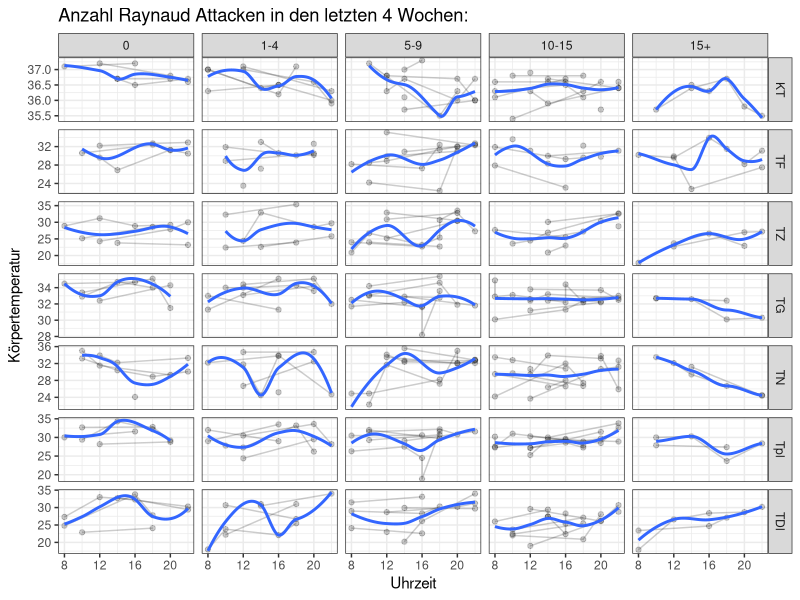
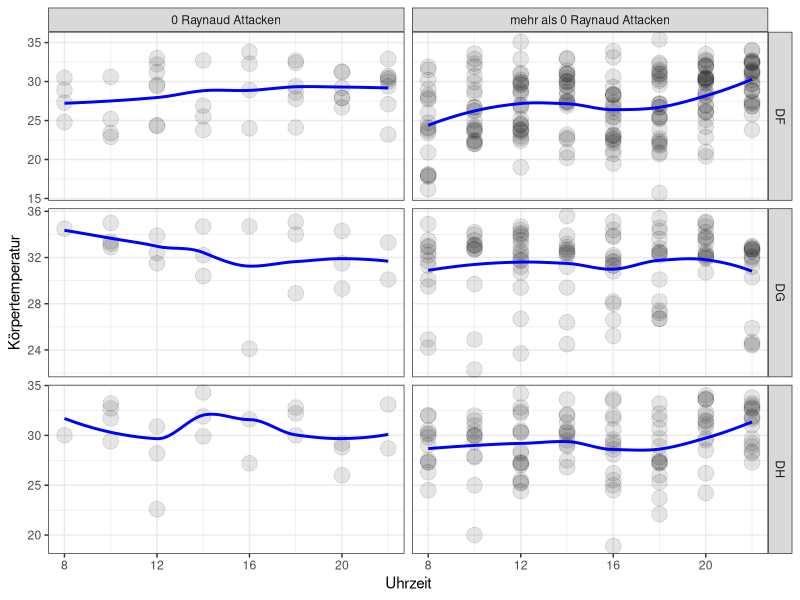
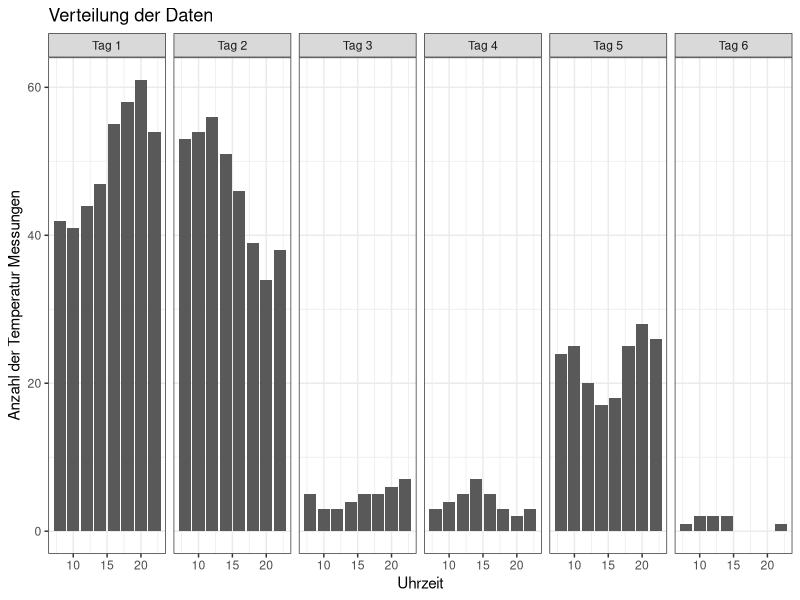

These figures' R source, in order:
## ---- chunk 1
knitr::opts_chunk$set(echo = TRUE)
library(tidyverse)
library(ggplot2)
## ---- chunk 2
#########Style-Guide##########
#'Verwende für den Einzug in der Regel zwei Leerzeichen pro Ebene.
#'
#'Setze Leerzeichen um Zuweisungen, Operatoren und nach Kommas, aber nicht vor.
#'
#'Verwende sinnvolle und beschreibende Namen für Variablen, Funktionen und Objekte.
#'
#'Vermeide Einzelbuchstaben oder Abkürzungen in Variablennamen, es sei denn, sie sind allgemein verständlich.
#'
#' CamelCase für Variablen 
#' 
#' Verwende für den Einzug in der Regel tabular pro Ebene.
#' 
#' Verwende den R-Standard # für Einzeilige Kommentare und #' für Dokumentationskommentare.
#' 
#' Begrenze die Zeilenlänge auf etwa 80 bis 100 Zeichen, um den Code lesbar zu halten. Verwende Zeilenumbrüche, um lange Zeilen aufzuteilen.
#' 
#' Verwende library() zum Laden von Paketen am Anfang deines Skripts oder deiner Funktion.
#' 
#' Vermeide das harte Codieren von Zahlen oder Dateipfaden. Verwende stattdessen Variablen oder Konstanten.
## ---- chunk 3
Daten <- read_csv("Daten.csv")
# this code chunk formats all hourly data into long format


Daten_longer <- Daten %>% rename("AT 20" = "A 20","AT 22" = "A 22") %>% rename("Notizen" = ...163)%>% 
  mutate(across(matches(".*[0-9]+.*"), as.numeric)) %>% # all columns to numeric
  mutate(across(matches(".*[0-9]+.*"), function(x) {ifelse(x < -50, NA, x)})) %>% # all negative values to NA
  pivot_longer(
    cols = matches(".*[0-9]+.*"), # columns to pivot
    names_to = c("bodypart", "hour"), # new column names, ATTENTION: bodypart contains things like clothing etc.
    names_pattern = "(.*\\D)(\\d{1,2})$", # pattern to separate the original column names
    values_to = "temperatur" # new column name for the values
  ) %>% mutate(hour = as.numeric(hour)) %>%
  mutate(bodypart = gsub(" ","",bodypart)) # remove spaces in bodypart
  
all_bodyparts <- c("TDl", "TDr", "KT", "Tpl", "Tpr", "TF", "TG", "TN", "TZ")
Daten_longer_only_bodypart <- Daten_longer %>% filter(bodypart == all_bodyparts) # only bodypart

Daten_longer_only_bodypart$`Anzahl Raynaud Attacken` <- factor(Daten_longer_only_bodypart$`Anzahl Raynaud Attacken`,levels = c("0","<5","<10",">10",">15",">20"))
Daten_longer_only_bodypart <- Daten_longer_only_bodypart %>% drop_na(contains("Anzahl Raynaud"))

all_bodyparts_by_attacks <- Daten_longer_only_bodypart %>% filter(bodypart != "KT",Raynaud == 0)


all_bodyparts_by_attacks <-
  mutate(
    all_bodyparts_by_attacks,
    bodypart = ifelse(
      bodypart == "TN" | bodypart == "TG",
      "DG",
      bodypart
    ))
all_bodyparts_by_attacks <-
  mutate(
    all_bodyparts_by_attacks,
    bodypart = ifelse(
      bodypart == "Tpl" | bodypart == "Tpr",
      "DH",
      bodypart
    ))
all_bodyparts_by_attacks <-
  mutate(
    all_bodyparts_by_attacks,
    bodypart = ifelse(
      bodypart == "TZ" | bodypart == "TF" | bodypart == "TDl" | bodypart == "TDr",
      "DF",
      bodypart
    ))
all_bodyparts_by_attacks <- all_bodyparts_by_attacks %>%
  mutate(
    all_bodyparts_by_attacks,
    `Anzahl Raynaud Attacken` = ifelse(
      `Anzahl Raynaud Attacken` == "0",
      "0 Raynaud Attacken",
      "mehr als 0 Raynaud Attacken"
    ))

all_bodyparts_by_attacks$`Anzahl Raynaud Attacken` <-
  factor(all_bodyparts_by_attacks$`Anzahl Raynaud Attacken`,
         levels = c("0 Raynaud Attacken", "mehr als 0 Raynaud Attacken"))


Daten_longer_only_bodypart <- Daten_longer_only_bodypart %>%
  mutate(
    `Anzahl Raynaud Attacken` = ifelse(
      `Anzahl Raynaud Attacken` == ">15" | `Anzahl Raynaud Attacken` == ">20",
      ">15",
     `Anzahl Raynaud Attacken`
    ))



Daten_longer_only_bodypart$`Anzahl Raynaud Attacken` <- factor(Daten_longer_only_bodypart$`Anzahl Raynaud Attacken`,levels = c(1,2,3,4,">15"), labels = c("0","1-4","5-9","10-15","15+"))


Daten_longer_only_bodypart$bodypart <- factor(Daten_longer_only_bodypart$bodypart,levels = c("KT","TF","TZ","TG","TN","Tpl","TDl","TDr","Tpr"))
## ---- chunk 4
all_bodyparts_by_attacks_pl <- all_bodyparts_by_attacks %>%
  ggplot(aes(x = hour, y = temperatur)) +
  geom_point(alpha = 0.1, size = 5) +
  facet_grid(
    rows = vars(bodypart),
    cols = vars(`Anzahl Raynaud Attacken`),
    scales = "free"
  ) +
  theme_bw() +
  labs(x = "Uhrzeit", y = "Körpertemperatur") +
  #stat_summary(fun = mean, geom = "point", shape = 1, size = 3, color = "red") +
  geom_smooth(
    method = "loess",
    se = FALSE,
    color = "blue",
    size = 1
  )



all_bodyparts_plot <-
  Daten_longer_only_bodypart  %>% filter(Raynaud == 0, bodypart != "Tpr", bodypart != "TDr") %>% 
  ggplot(aes(x = hour, y = temperatur)) +
  geom_line(aes(group = Patientennummer), alpha = 0.2) +
  geom_point(alpha = 0.2) +
  facet_grid(
    rows = vars(bodypart),
    cols = vars(`Anzahl Raynaud Attacken`),
    scales = "free"
  ) +
  theme_bw() +
  labs(x = "Uhrzeit", y = "Körpertemperatur") +
  #stat_summary(fun = mean, geom = "point", shape = 1, size = 3, color = "red") +
  geom_smooth(method = "loess", se = FALSE) +
  ggtitle("Anzahl Raynaud Attacken in den letzten 4 Wochen:")


label.obs <- c("Tag 1", "Tag 2", "Tag 3", "Tag 4", "Tag 5", "Tag 6")
names(label.obs) <- c(1:6)
Daten_Verteilung <- Daten_longer_only_bodypart %>%
  ggplot(aes(x = hour)) +
  geom_bar() +
  facet_wrap(~Tag, labeller = labeller(Tag = label.obs),ncol = 6) +
  theme_bw() +
  ggtitle("Verteilung der Daten") +
  xlab("Uhrzeit") +
  ylab("Anzahl der Temperatur Messungen")

ggsave(
  "all_bodyparts_plot.pdf",
  all_bodyparts_plot,
  width = 20,
  height = 20,
  units = "cm"
)
ggsave(
  "all_bodyparts_by_attacks_pl.pdf",
  all_bodyparts_by_attacks_pl,
  width = 20,
  height = 20,
  units = "cm"
)
ggsave(
  "Daten_Verteilung.pdf",
  Daten_Verteilung,
  width = 25,
  height = 10,
  units = "cm"
)
